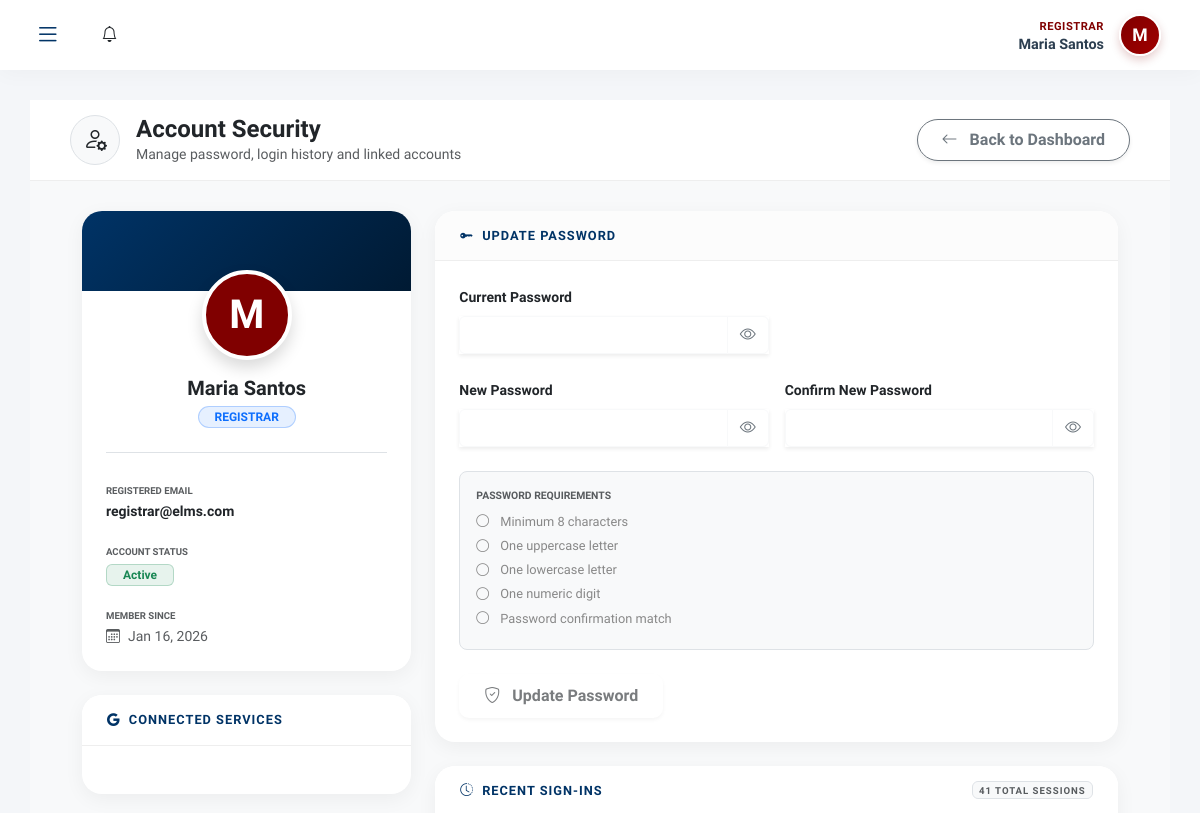
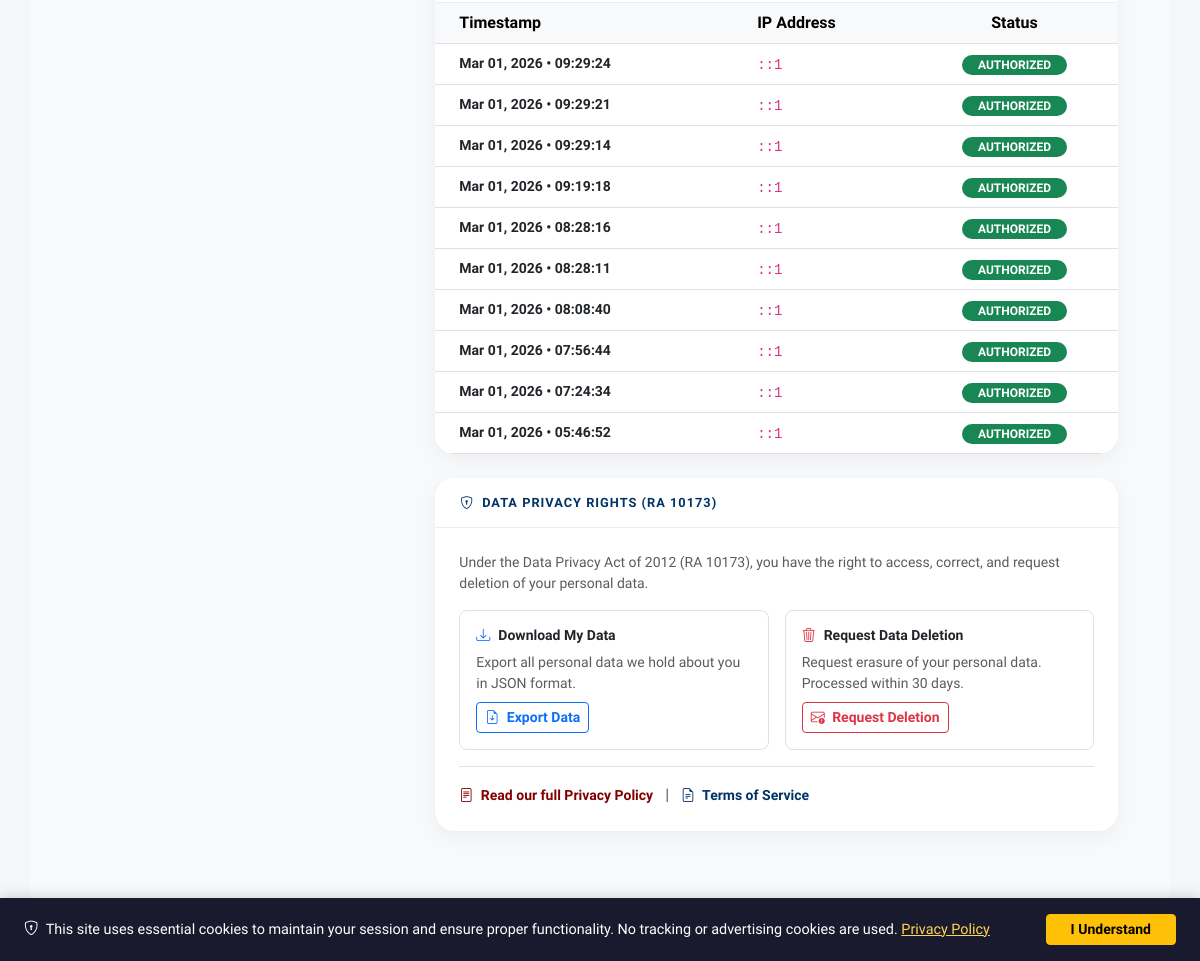
Screenshot of /modules/common/account_settings.php (signed in) with the database file from the repository (2 pictures, top to bottom).
### tables this page shows
CREATE TABLE `users` (
  `id` int(10) UNSIGNED NOT NULL,
  `email` varchar(100) NOT NULL,
  `password` varchar(255) NOT NULL,
  `status` enum('active','inactive') DEFAULT 'active',
  `last_login` datetime DEFAULT NULL,
  `created_at` timestamp NOT NULL DEFAULT current_timestamp(),
  `lock_count` int(11) NOT NULL DEFAULT 0,
  `last_locked_at` datetime DEFAULT NULL
);

### includes/email_helper.php (called while the page is built, shortened)
<?php
function get_security_setting($key, $default = null) {
    global $conn;
    $stmt = $conn->prepare("SELECT setting_value FROM security_settings WHERE setting_key = ?");
    $stmt->bind_param("s", $key);
    $stmt->execute();
    $result = $stmt->get_result();
    if ($row = $result->fetch_assoc()) {
        return $row['setting_value'];
    }
    return $default;
}
?>

### modules/common/account_settings.php (the view, shortened to what this page needs)
<?php
require_once __DIR__ . '/../../config/init.php';
require_once __DIR__ . '/../../includes/email_helper.php';
$user_id = $_SESSION['user_id'];
$role_id = $_SESSION['role_id'] ?? $_SESSION['role'] ?? 0;
$stmt = $pdo->prepare("SELECT u.*,
    COALESCE(
        (SELECT CONCAT(up.first_name, ' ', up.last_name) FROM user_profiles up WHERE up.user_id = u.id),
        u.email
    ) as full_name,
    (SELECT ur.role_id FROM user_roles ur WHERE ur.user_id = u.id LIMIT 1) as role_id,
    (SELECT ot.provider_user_id FROM oauth_tokens ot WHERE ot.user_id = u.id AND ot.provider = 'google' LIMIT 1) as google_email
    FROM users u WHERE u.id = ?");
$stmt->execute([$user_id]);
$user = $stmt->fetch(PDO::FETCH_ASSOC);
$role_names = [1 => 'Super Admin', 2 => 'School Admin', 3 => 'Branch Admin', 4 => 'Registrar', 5 => 'Teacher', 6 => 'Student'];
$role_name = $role_names[$role_id] ?? 'User';
$password_settings = [];
$settings_to_get = ['password_min_length', 'password_require_uppercase', 'password_require_lowercase', 'password_require_number', 'password_require_special', 'enable_google_login'];
foreach ($settings_to_get as $key) { $password_settings[$key] = get_security_setting($key); }
$login_history = [];
try {
    $stmt = $pdo->prepare("SELECT * FROM login_attempts WHERE email = ? ORDER BY attempted_at DESC LIMIT 10");
    $stmt->execute([$user['email']]);
    $login_history = $stmt->fetchAll(PDO::FETCH_ASSOC);
} catch (Exception $e) {}
$login_stats = ['total_logins' => 0, 'last_login' => null];
try {
    $stmt = $pdo->prepare("SELECT COUNT(*) as total, MAX(attempted_at) as last_login FROM login_attempts WHERE email = ? AND success = 1");
    $stmt->execute([$user['email']]);
    $stats = $stmt->fetch(PDO::FETCH_ASSOC);
    $login_stats['total_logins'] = $stats['total'] ?? 0;
    $login_stats['last_login'] = $stats['last_login'];
} catch (Exception $e) {}
$dashboard_paths = [
    1 => '../super_admin/dashboard.php',
    2 => '../school_admin/dashboard.php',
    3 => '../branch_admin/dashboard.php',
    4 => '../registrar/dashboard.php',
    5 => '../teacher/dashboard.php',
    6 => '../student/dashboard.php'
];
$back_url = $dashboard_paths[$role_id] ?? '../../index.php';
include '../../includes/header.php';
?>
<div class="header-fixed-part animate__animated animate__fadeInDown">
    <div class="d-flex align-items-center gap-3">
        <div class="d-flex align-items-center justify-content-center bg-light rounded-circle border text-maroon" style="width: 50px; height: 50px; font-size: 1.5rem;">
            <i class="bi bi-person-gear"></i>
        </div>
        <div>
            <h4 class="fw-bold mb-0 text-dark">Account Security</h4>
            <p class="text-muted small mb-0">Manage password, login history and linked accounts</p>
        </div>
    </div>
    <a href="<?php echo htmlspecialchars($back_url); ?>" class="btn btn-outline-secondary px-4 py-2 rounded-pill fw-bold shadow-sm transition-hover">
        <i class="bi bi-arrow-left me-2"></i> Back to Dashboard
    </a>
</div>
<div class="body-scroll-part">
    <div class="container-fluid" style="max-width: 1400px; margin: 0 auto;">
        <div class="row g-4">
            <div class="col-lg-4 animate__animated animate__fadeInLeft">
                <div class="settings-hero-card mb-4">
                    <div class="settings-banner"></div>
                    <div class="card-body p-4 text-center">
                        <div class="settings-avatar-wrapper">
                            <div class="avatar-circle mx-auto border-4 border-white shadow" style="width: 90px; height: 90px; font-size: 2.5rem; background: var(--maroon); color: white; display: flex; align-items: center; justify-content: center; border-radius: 50%;">
                                <?php echo strtoupper(substr($user['full_name'] ?? 'U', 0, 1)); ?>
                            </div>
                        </div>
                        <h5 class="fw-bold mt-3 mb-1 text-dark"><?php echo htmlspecialchars($user['full_name']); ?></h5>
                        <span class="badge bg-primary bg-opacity-10 text-primary border border-primary border-opacity-25 rounded-pill px-3 mb-4"><?php echo strtoupper($role_name); ?></span>
                        <div class="text-start border-top pt-4">
                            <div class="mb-3">
                                <label class="text-muted small fw-bold text-uppercase" style="font-size: 0.6rem;">Registered Email</label>
                                <div class="fw-bold text-dark small text-truncate"><?php echo htmlspecialchars($user['email']); ?></div>
                            </div>
                            <div class="mb-3">
                                <label class="text-muted small fw-bold text-uppercase" style="font-size: 0.6rem;">Account Status</label>
                                <div><span class="badge bg-success bg-opacity-10 text-success border border-success border-opacity-25 px-3"><?php echo ucfirst($user['status']); ?></span></div>
                            </div>
                            <div class="mb-0">
                                <label class="text-muted small fw-bold text-uppercase" style="font-size: 0.6rem;">Member Since</label>
                                <div class="small text-muted"><i class="bi bi-calendar3 me-2"></i><?php echo date('M d, Y', strtotime($user['created_at'])); ?></div>
                            </div>
                        </div>
                    </div>
                </div>
                <?php if ($password_settings['enable_google_login']): ?>
                <div class="card-modern">
                    <div class="card-header-modern bg-white"><i class="bi bi-google me-2"></i>Connected Services</div>
                    <div class="card-body p-4">
                    </div>
                </div>
                <?php endif; ?>
            </div>
            <div class="col-lg-8 animate__animated animate__fadeInRight">
                <div class="card-modern mb-4">
                    <div class="card-header-modern"><i class="bi bi-key-fill me-2"></i>Update Password</div>
                    <div class="card-body p-4">
                        <form method="post" id="passwordForm">
                            <div class="row g-3 mb-4">
                                <div class="col-md-6">
                                    <label class="form-label small fw-bold">Current Password</label>
                                    <div class="input-group shadow-sm">
                                        <input type="password" class="form-control border-light" id="current_password" name="current_password" required>
                                        <button class="btn btn-outline-secondary border-light toggle-password" type="button" data-target="current_password"><i class="bi bi-eye"></i></button>
                                    </div>
                                </div>
                            </div>
                            <div class="row g-3 mb-4">
                                <div class="col-md-6">
                                    <label class="form-label small fw-bold">New Password</label>
                                    <div class="input-group shadow-sm">
                                        <input type="password" class="form-control border-light" id="new_password" name="new_password" required>
                                        <button class="btn btn-outline-secondary border-light toggle-password" type="button" data-target="new_password"><i class="bi bi-eye"></i></button>
                                    </div>
                                </div>
                                <div class="col-md-6">
                                    <label class="form-label small fw-bold">Confirm New Password</label>
                                    <div class="input-group shadow-sm">
                                        <input type="password" class="form-control border-light" id="confirm_password" name="confirm_password" required>
                                        <button class="btn btn-outline-secondary border-light toggle-password" type="button" data-target="confirm_password"><i class="bi bi-eye"></i></button>
                                    </div>
                                </div>
                            </div>
                            <div class="p-3 rounded-3 bg-light border mb-4">
                                <p class="small fw-bold text-muted text-uppercase mb-2" style="font-size: 0.65rem;">Password Requirements</p>
                                <ul class="list-unstyled mb-0 password-requirements" id="passwordRequirements">
                                    <li id="req-length"><i class="bi bi-circle"></i> Minimum <?php echo $password_settings['password_min_length']; ?> characters</li>
                                    <?php if ($password_settings['password_require_uppercase']): ?><li id="req-upper"><i class="bi bi-circle"></i> One uppercase letter</li><?php endif; ?>
                                    <?php if ($password_settings['password_require_lowercase']): ?><li id="req-lower"><i class="bi bi-circle"></i> One lowercase letter</li><?php endif; ?>
                                    <?php if ($password_settings['password_require_number']): ?><li id="req-number"><i class="bi bi-circle"></i> One numeric digit</li><?php endif; ?>
                                    <li id="req-match"><i class="bi bi-circle"></i> Password confirmation match</li>
                                </ul>
                            </div>
                            <button type="submit" class="btn btn-maroon-save shadow-sm" id="changePasswordBtn" disabled>
                                <i class="bi bi-shield-check me-2"></i> Update Password
                            </button>
                        </form>
                    </div>
                </div>
                <div class="card-modern">
                    <div class="card-header-modern bg-white d-flex justify-content-between align-items-center">
                        <span><i class="bi bi-clock-history me-2"></i>Recent Sign-ins</span>
                        <span class="badge bg-light text-muted border"><?php echo $login_stats['total_logins']; ?> Total Sessions</span>
                    </div>
                    <div class="table-responsive">
                        <table class="table table-hover align-middle mb-0">
                            <thead class="table-light"><tr><th class="ps-4">Timestamp</th><th>IP Address</th><th class="text-center">Status</th></tr></thead>
                            <tbody>
                                <?php if (empty($login_history)): ?>
                                    <tr><td colspan="3" class="text-center py-4 text-muted small">No activity found.</td></tr>
                                <?php else: foreach ($login_history as $attempt): ?>
                                    <tr>
                                        <td class="ps-4 small fw-bold text-dark"><?php echo date('M d, Y • H:i:s', strtotime($attempt['attempted_at'])); ?></td>
                                        <td><code class="text-maroon"><?php echo htmlspecialchars($attempt['ip_address'] ?? '0.0.0.0'); ?></code></td>
                                        <td class="text-center">
                                            <span class="badge rounded-pill bg-<?php echo !empty($attempt['success']) ? 'success' : 'danger'; ?> px-3">
                                                <?php echo !empty($attempt['success']) ? 'AUTHORIZED' : 'FAILED'; ?>
                                            </span>
                                        </td>
                                    </tr>
                                <?php endforeach; endif; ?>
                            </tbody>
                        </table>
                    </div>
                </div>
                <div class="card-modern mt-4">
                    <div class="card-header-modern bg-white"><i class="bi bi-shield-lock me-2"></i>Data Privacy Rights (RA 10173)</div>
                    <div class="card-body p-4">
                        <p class="text-muted small mb-3">Under the Data Privacy Act of 2012 (RA 10173), you have the right to access, correct, and request deletion of your personal data.</p>
                        <div class="row g-3">
                            <div class="col-md-6">
                                <div class="border rounded-3 p-3 h-100">
                                    <h6 class="fw-bold small"><i class="bi bi-download me-2 text-primary"></i>Download My Data</h6>
                                    <p class="text-muted small mb-2">Export all personal data we hold about you in JSON format.</p>
                                    <form method="post">
                                        <button type="submit" class="btn btn-outline-primary btn-sm fw-bold"><i class="bi bi-file-earmark-arrow-down me-1"></i> Export Data</button>
                                    </form>
                                </div>
                            </div>
                            <div class="col-md-6">
                                <div class="border rounded-3 p-3 h-100">
                                    <h6 class="fw-bold small"><i class="bi bi-trash3 me-2 text-danger"></i>Request Data Deletion</h6>
                                    <p class="text-muted small mb-2">Request erasure of your personal data. Processed within 30 days.</p>
                                    <form method="post" onsubmit="return confirm('Are you sure? This will notify the administrator to begin the data deletion process.');">
                                        <button type="submit" class="btn btn-outline-danger btn-sm fw-bold"><i class="bi bi-envelope-exclamation me-1"></i> Request Deletion</button>
                                    </form>
                                </div>
                            </div>
                        </div>
                        <div class="mt-3 pt-3 border-top">
                            <a href="/elms_system/privacy_policy.php" class="text-decoration-none small fw-bold" style="color: var(--maroon);"><i class="bi bi-file-text me-1"></i> Read our full Privacy Policy</a>
                            <span class="mx-2 text-muted">|</span>
                            <a href="/elms_system/terms_of_service.php" class="text-decoration-none small fw-bold" style="color: var(--blue);"><i class="bi bi-file-earmark-text me-1"></i> Terms of Service</a>
                        </div>
                    </div>
                </div>
            </div>
        </div>
    </div>
</div>
<?php include '../../includes/footer.php'; ?>
</body>
</html>

### rows the page displays
users: email "registrar@elms.com", status "Active", created_at "Jan 16, 2026"

### other values shown
$_SESSION['role'] "REGISTRAR"
$_SESSION['name'] "Maria Santos"
substr($_SESSION['name'] ?? 'U', 0, 1) "M"
substr($user['full_name'] ?? 'U', 0, 1) "M"
$user['full_name'] "Maria Santos"
$role_name "REGISTRAR"
$password_settings['password_min_length'] "8"
$login_stats['total_logins'] "41"
date('M d, Y • H:i:s', strtotime($attempt['attempted_at'])) "Mar 01, 2026 • 09:29:24"
$attempt['ip_address'] "::1"
date('M d, Y • H:i:s', strtotime($attempt['attempted_at'])) "Mar 01, 2026 • 09:29:21"
date('M d, Y • H:i:s', strtotime($attempt['attempted_at'])) "Mar 01, 2026 • 09:29:14"
date('M d, Y • H:i:s', strtotime($attempt['attempted_at'])) "Mar 01, 2026 • 09:19:18"
date('M d, Y • H:i:s', strtotime($attempt['attempted_at'])) "Mar 01, 2026 • 08:28:16"
date('M d, Y • H:i:s', strtotime($attempt['attempted_at'])) "Mar 01, 2026 • 08:28:11"
